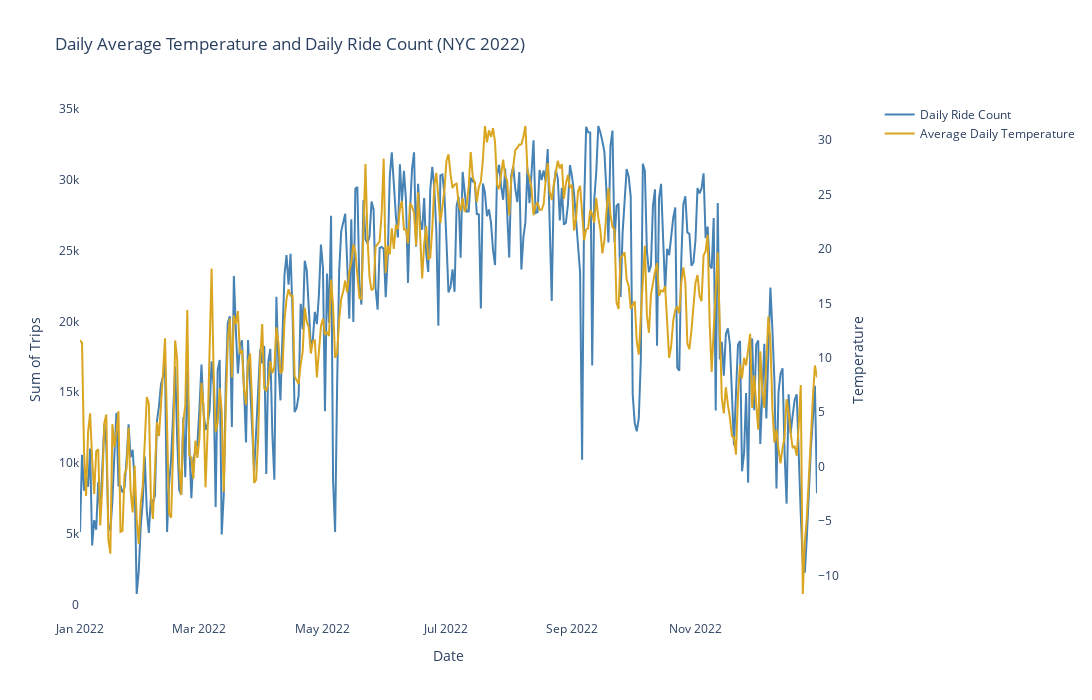

The notebook cell saved with this chart:
### Code cell
# now to adjust size and add titles:

fig3.update_layout(
     title = 'Daily Average Temperature and Daily Ride Count (NYC 2022)',
     xaxis_title = 'Date',
     width = 1300, height = 700,
    plot_bgcolor='white')

fig3.update_yaxes(title_text='Sum of Trips', secondary_y=False)
fig3.update_yaxes(title_text='Temperature', secondary_y=True)

fig3.show()

### Figure 1 — Plotly figure (JSON) as saved in the notebook; plotly's stock layout.template omitted (floating-point values rounded to 4 significant figures; data arrays with more than 128 entries replaced by an {"elided": "..."} marker saying what was removed)
{"data": [{"marker": {"color": "steelblue"}, "name": "Daily Ride Count", "type": "scatter", "x": {"elided": "365 str values"}, "xaxis": "x", "y": {"elided": "365 int values"}, "yaxis": "y"}, {"marker": {"color": "goldenrod"}, "name": "Average Daily Temperature", "type": "scatter", "x": {"elided": "365 str values"}, "xaxis": "x", "y": {"elided": "365 float values"}, "yaxis": "y2"}], "layout": {"height": 700, "plot_bgcolor": "white", "title": {"text": "Daily Average Temperature and Daily Ride Count (NYC 2022)"}, "width": 1300, "xaxis": {"anchor": "y", "autorange": true, "domain": [0, 0.94], "range": ["2022-01-01", "2022-12-31"], "title": {"text": "Date"}, "type": "date"}, "yaxis": {"anchor": "x", "autorange": true, "domain": [0, 1], "range": [-1108.0, 35640.0], "title": {"text": "Sum of Trips"}, "type": "linear"}, "yaxis2": {"anchor": "x", "autorange": true, "overlaying": "y", "range": [-14.09, 33.69], "side": "right", "title": {"text": "Temperature"}, "type": "linear"}}}
